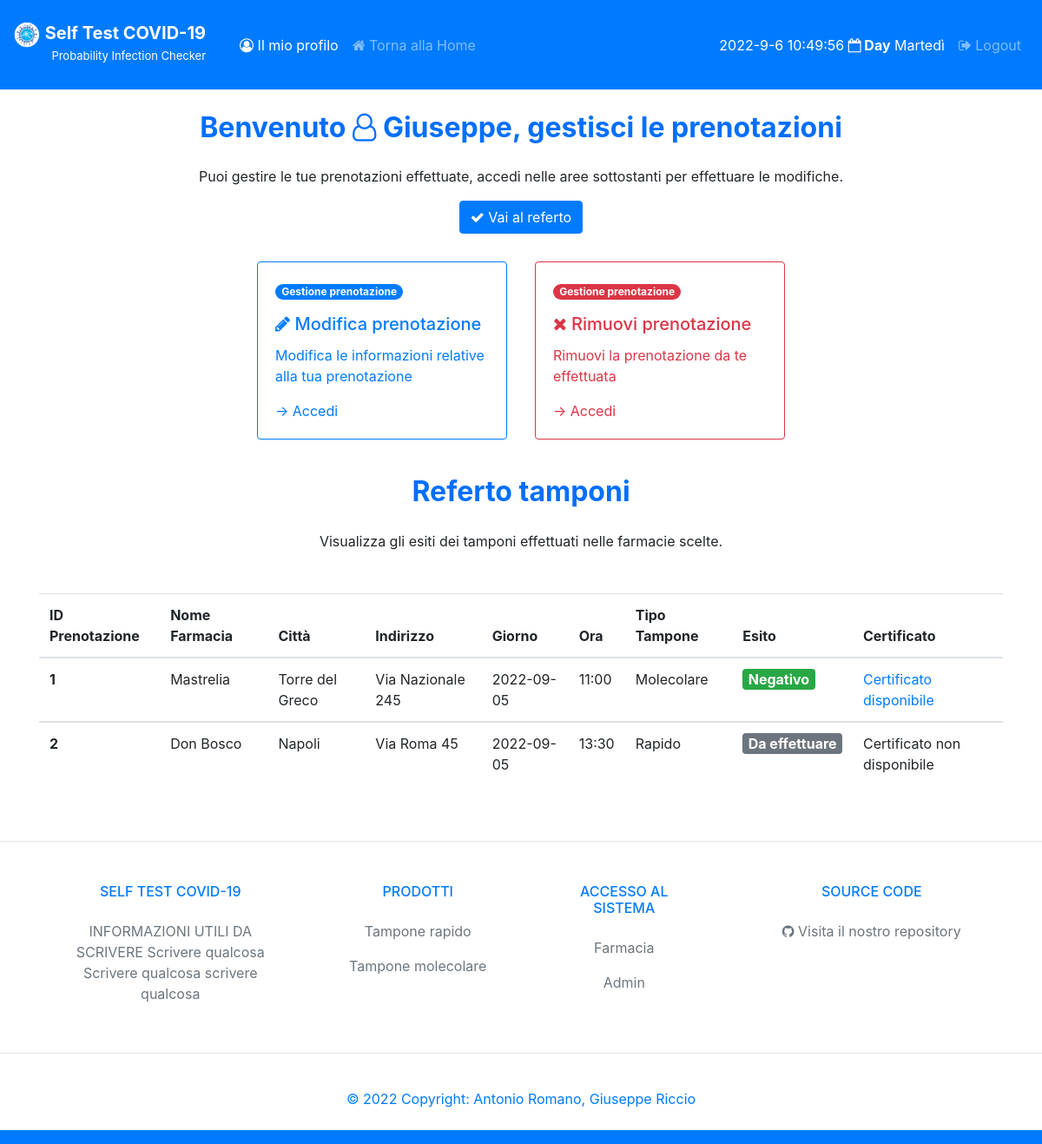
Page /dashboardPaziente (signed in) on the earlier database version.
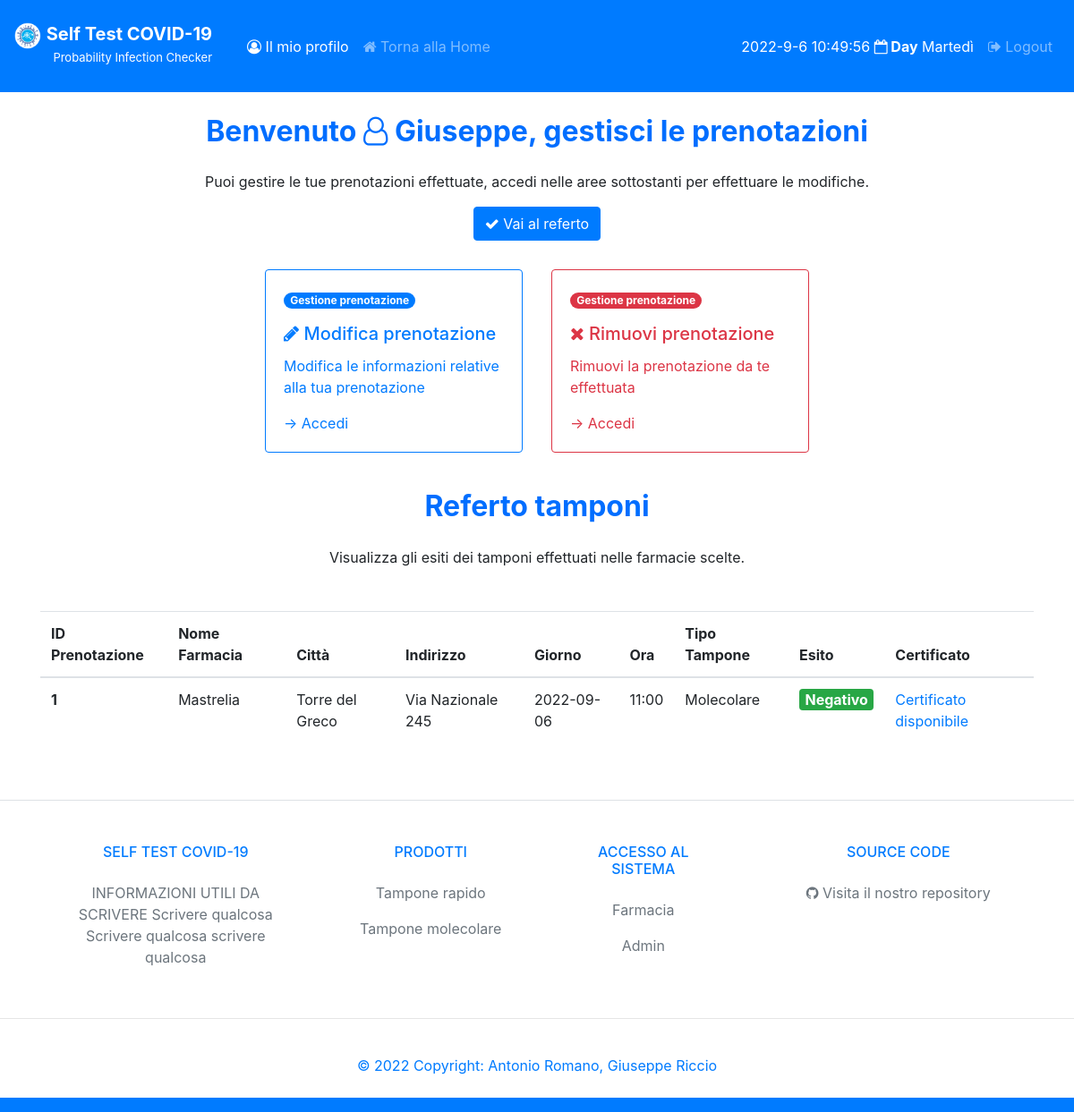
Same page on the later database version.
### tables this page shows
CREATE TABLE `Pazienti` (
	ID INTEGER PRIMARY KEY AUTOINCREMENT,
	Nome VARCHAR(50),
	Cognome VARCHAR(50),
	Email VARCHAR(50),
	PWD VARCHAR(50),
	CodiceFiscale VARCHAR(36),
	Telefono VARCHAR(10),
	UNIQUE(Email,PWD)
);

CREATE TABLE `Prenotazioni` (
	ID INTEGER PRIMARY KEY AUTOINCREMENT,
	Nome VARCHAR(50),
	Cognome VARCHAR(50),
	Email VARCHAR(50),
	CodiceFiscale VARCHAR(36),
	Telefono VARCHAR(10),
	Giorno DATE,
	Ora TIME,
	TipoTampone VARCHAR(10),
	EsitoTampone VARCHAR(20),
	ID_Farmacia INTEGER,
	ID_Paziente INTEGER,
	ID_Tampone INTEGER
);

CREATE TABLE `Farmacie` (
	ID INTEGER PRIMARY KEY AUTOINCREMENT,
	NomeFarmacia VARCHAR(50),
	Citta VARCHAR(50),
	CAP INT(5),
	Indirizzo VARCHAR(50),
	Email VARCHAR(50),
	PWD VARCHAR(50),
	UNIQUE(NomeFarmacia,Email)
);

### controllers/GestionePazienteRegistratoController.py (the view)
def dashPaziente():
    if 'loggedin' in session:
        connection = connectDB()
        esito = connection.execute('SELECT Prenotazioni.ID, NomeFarmacia, Citta, Indirizzo, Giorno, Ora, TipoTampone, EsitoTampone FROM Prenotazioni INNER JOIN Farmacie ON Prenotazioni.ID_Farmacia = Farmacie.ID AND Prenotazioni.ID_Paziente = ?',(session['id'],)).fetchall()
        nomepaziente = connection.execute('SELECT Nome FROM Pazienti WHERE ID = ?',(session['id'],)).fetchone()
        connection.close()
    else:
        return redirect('/loginPaziente')
    return render_template('/PazienteRegistratoView/dashboardPaziente.html', nomePaziente=nomepaziente['Nome'], esito=esito)

### models/DB.py (called while the page is built)
def connectDB():
    connection = sqlite3.connect('./models/selftestcovid19.db')
    connection.row_factory = sqlite3.Row
    return connection

### templates/PazienteRegistratoView/dashboardPaziente.html (shortened to what this page needs)
<!doctype html>
<html lang="it">
<head>
    <link rel="stylesheet" href="https://cdnjs.cloudflare.com/ajax/libs/font-awesome/4.7.0/css/font-awesome.min.css">
    <link rel="stylesheet" href="https://stackpath.bootstrapcdn.com/bootstrap/4.3.1/css/bootstrap.min.css">
</head>
<body>
    <nav class="navbar navbar-expand-lg navbar-dark bg-primary">
        <div style="margin-top: 10px; margin-right: 15px;">
            <a class="navbar-brand" href="#">
                <img src="/static/logo.png" width="30" height="30" alt="">
                <span style="margin-top: 10px; color: white; font-size: 20px ;"><b>Self Test COVID-19</b><br>
                    <p style="font-size: small; text-align: right;">Probability Infection Checker</p></a></span>
        </div>
        <div class="collapse navbar-collapse" id="navbarSupportedContent">
            <ul class="navbar-nav mr-auto">
                <li class="nav-item active">
                    <a class="nav-link" href="#"><i class="fa fa-user-circle-o" aria-hidden="true"></i> Il mio profilo
                        <span class="sr-only">(current)</span></a>
                </li>
                <li class="nav-item">
                    <a class="nav-link" href="/"><i class="fa fa-home" aria-hidden="true"></i> Torna alla Home</a>
                </li>
            </ul>
            <ul class="navbar-nav ml-auto">
                <li class="nav-item">
                    <h7 id="displayDateTime" class="nav-link text-white">
                </li>
                <li class="nav-item">
                    <a class="nav-link" href="/logout"><i class="fa fa-sign-out" aria-hidden="true"></i> Logout</a>
                </li>
            </ul>
        </div>
    </nav>
    <div class="container">
        <center>
            <h2 class="text-center" style="margin: 25px;"><b><span style="color: #006eff;">
                        Benvenuto <i class="fa fa-user-o" aria-hidden="true"></i> {{ nomePaziente }}, gestisci le
                        prenotazioni</span></b></h2>
            <h7>Puoi gestire le tue prenotazioni effettuate, accedi nelle aree sottostanti per effettuare le modifiche.
            </h7>
            <center><a href="#referti" class="btn btn-primary m-3" role="button">
                    <i class="fa fa-check" aria-hidden="true"></i> Vai al referto</a></center>
    </div>
    <div class="d-flex justify-content-center">
        <div class="card-deck">
            <div class="card border-primary m-3" style="max-width: 18rem;">
                <div class="card-body text-primary">
                    <span class="badge badge-pill badge-primary mb-3">Gestione prenotazione</span>
                    <h5 class="card-title"><i class="fa fa-pencil" aria-hidden="true"></i> Modifica prenotazione</h5>
                    <p class="card-text">Modifica le informazioni relative alla tua prenotazione</p>
                    <a href="/modificaPrenotazionePaziente" class="card-link text-primary">&#8594 Accedi</a>
                </div>
            </div>
            <div class="card border-danger m-3" style="max-width: 18rem;">
                <div class="card-body text-danger">
                    <span class="badge badge-pill badge-danger mb-3">Gestione prenotazione</span>
                    <h5 class="card-title"><i class="fa fa-times" aria-hidden="true"></i> Rimuovi prenotazione</h5>
                    <p class="card-text">Rimuovi la prenotazione da te effettuata</p>
                    <a href="/rimozionePrenotazionePaziente" class="card-link text-danger">&#8594 Accedi</a>
                </div>
            </div>
        </div>
    </div>
    <div class="container">
        <center>
            <h2 class="text-center" style="margin: 25px;"><b><span style="color: #006eff;">
                        Referto tamponi</span></b></h2>
            <h7>Visualizza gli esiti dei tamponi effettuati nelle farmacie scelte.</h7>
            <div class="d-flex justify-content-center mt-5 table-responsive">
                <table class="table">
                    <thead>
                        <tr>
                            <th scope="col">ID Prenotazione</th>
                            <th scope="col">Nome Farmacia</th>
                            <th scope="col">Città</th>
                            <th scope="col">Indirizzo</th>
                            <th scope="col">Giorno</th>
                            <th scope="col">Ora</th>
                            <th scope="col">Tipo Tampone</th>
                            <th scope="col">Esito</th>
                            <th scope="col">Certificato</th>
                        </tr>
                    </thead>
                    <tbody>
                        {% for esiti in esito %}
                        <tr>
                            <th scope="row">{{ esiti.ID }}</th>
                            <td>{{ esiti.NomeFarmacia }}</td>
                            <td>{{ esiti.Citta }}</td>
                            <td>{{ esiti.Indirizzo }}</td>
                            <td>{{ esiti.Giorno }}</td>
                            <td>{{ esiti.Ora }}</td>
                            <td>{{ esiti.TipoTampone }}</td>
                            <td>
                                {% if esiti.EsitoTampone == "Negativo" %}
                                <span class="badge bg-success text-white" style="font-size: 16px;">Negativo</span>
                                {% elif esiti.EsitoTampone == "Positivo" %}
                                <span class="badge bg-danger text-white" style="font-size: 16px;">Positivo </span>
                                {% elif esiti.EsitoTampone == "Da effettuare" %}
                                <span class="badge bg-secondary text-white" style="font-size: 16px;">Da
                                    effettuare</span>
                                {% elif esiti.EsitoTampone == "In analisi" %}
                                <span class="badge bg-primary text-white" style="font-size: 16px;">In Analisi</span>
                                {% endif %}
                            </td>
                            <td>
                                {% if (esiti.EsitoTampone == "Negativo") or (esiti.EsitoTampone == "Positivo") %}
                                <a href="/download/report/pdf/{{ esiti.ID }}"> Certificato disponibile </a>
                                {% else %}
                                <a> Certificato non disponibile </a>
                                {% endif %}
                            </td>
                        </tr>
                    </tbody>
                    {% endfor %}
                </table>
            </div>
        </center>
    </div>
</body>
<footer class="text-lg text-lg-start bg-white text-muted">
    <section class="d-flex justify-content-center justify-content-lg-between p-4 border-bottom">
    </section>
    <section class="">
        <div class="container text-center text-md-start mt-5">
            <div class="row mt-3">
                <div class="col-md-3 col-lg-4 col-xl-3 mx-auto mb-4">
                    <h6 class="text-uppercase fw-bold mb-4  text-primary">
                        Self Test COVID-19
                    </h6>
                    <p>
                        INFORMAZIONI UTILI DA SCRIVERE Scrivere qualcosa Scrivere qualcosa scrivere qualcosa
                    </p>
                </div>
                <div class="col-md-2 col-lg-2 col-xl-2 mx-auto mb-4">
                    <h6 class="text-uppercase fw-bold mb-4  text-primary">
                        Prodotti
                    </h6>
                    <p>
                        <a href="#!" class="text-reset">Tampone rapido</a>
                    </p>
                    <p>
                        <a href="#!" class="text-reset">Tampone molecolare</a>
                    </p>
                </div>
                <div class="col-md-3 col-lg-2 col-xl-2 mx-auto mb-4">
                    <h6 class="text-uppercase fw-bold mb-4  text-primary">
                        Accesso al sistema
                    </h6>
                    <p>
                        <a href="/loginFarmacia" class="text-reset">Farmacia</a>
                    </p>
                    <p>
                        <a href="/loginAdmin" class="text-reset">Admin</a>
                    </p>
                </div>
                <div class="col-md-4 col-lg-3 col-xl-3 mx-auto mb-md-0 mb-4">
                    <h6 class="text-uppercase fw-bold mb-4  text-primary">SOURCE CODE</h6>
                    <p><i class="fa fa-github"></i> Visita il nostro repository</p>
                </div>
            </div>
        </div>
    </section>
    <hr>
    <div class="text-center p-4  text-primary" style="background-color: rgba(255, 255, 255, 0.05);">
        © 2022 Copyright:
        <a class="text-reset fw-bold">Antonio Romano, Giuseppe Riccio</a>
    </div>
</footer>
<nav class="navbar navbar-expand-lg navbar-dark bg-primary">
</nav>
</body>
</html>

Differences in the rows shown:
removed Prenotazioni: ID "2", NomeFarmacia "Don Bosco", Citta "Napoli", Indirizzo "Via Roma 45", Giorno "2022-09-05", Ora "13:30", TipoTampone "Rapido", EsitoTampone "Da effettuare"
changed Prenotazioni "Molecolare": Giorno "2022-09-05" → "2022-09-06"
